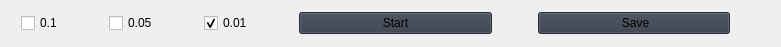
                          <widget class="QWidget" name="horizontalLayoutWidget_11">
                           <property name="geometry">
                            <rect>
                             <x>80</x>
                             <y>820</y>
                             <width>781</width>
                             <height>47</height>
                            </rect>
                           </property>
                           <layout class="QHBoxLayout" name="horizontalLayout_19">
                            <item>
                             <spacer name="horizontalSpacer_27">
                              <property name="orientation">
                               <enum>Qt::Vertical</enum>
                              </property>
                              <property name="sizeType">
                               <enum>QSizePolicy::Fixed</enum>
                              </property>
                              <property name="sizeHint" stdset="0">
                               <size>
                                <width>10</width>
                                <height>20</height>
                               </size>
                              </property>
                             </spacer>
                            </item>
                            <item>
                             <widget class="QCheckBox" name="autofocus_01">
                              <property name="styleSheet">
                               <string notr="true">font: 63 15pt &quot;Segoe UI Semibold&quot;;</string>
                              </property>
                              <property name="text">
                               <string>0.1</string>
                              </property>
                             </widget>
                            </item>
                            <item>
                             <spacer name="horizontalSpacer_31">
                              <property name="orientation">
                               <enum>Qt::Vertical</enum>
                              </property>
                              <property name="sizeType">
                               <enum>QSizePolicy::Fixed</enum>
                              </property>
                              <property name="sizeHint" stdset="0">
                               <size>
                                <width>40</width>
                                <height>20</height>
                               </size>
                              </property>
                             </spacer>
                            </item>
                            <item>
                             <widget class="QCheckBox" name="autofocus_005">
                              <property name="styleSheet">
                               <string notr="true">font: 63 15pt &quot;Segoe UI Semibold&quot;;</string>
                              </property>
                              <property name="text">
                               <string>0.05</string>
                              </property>
                             </widget>
                            </item>
                            <item>
                             <spacer name="horizontalSpacer_32">
                              <property name="orientation">
                               <enum>Qt::Vertical</enum>
                              </property>
                              <property name="sizeType">
                               <enum>QSizePolicy::Fixed</enum>
                              </property>
                              <property name="sizeHint" stdset="0">
                               <size>
                                <width>40</width>
                                <height>20</height>
                               </size>
                              </property>
                             </spacer>
                            </item>
                            <item>
                             <widget class="QCheckBox" name="autofocus_001">
                              <property name="styleSheet">
                               <string notr="true">font: 63 15pt &quot;Segoe UI Semibold&quot;;</string>
                              </property>
                              <property name="text">
                               <string>0.01</string>
                              </property>
                              <property name="checked">
                               <bool>true</bool>
                              </property>
                             </widget>
                            </item>
                            <item>
                             <spacer name="horizontalSpacer_35">
                              <property name="orientation">
                               <enum>Qt::Vertical</enum>
                              </property>
                              <property name="sizeType">
                               <enum>QSizePolicy::Fixed</enum>
                              </property>
                              <property name="sizeHint" stdset="0">
                               <size>
                                <width>40</width>
                                <height>20</height>
                               </size>
                              </property>
                             </spacer>
                            </item>
                            <item>
                             <widget class="QPushButton" name="autofocus_start">
                              <property name="sizePolicy">
                               <sizepolicy hsizetype="Expanding" vsizetype="Fixed">
                                <horstretch>0</horstretch>
                                <verstretch>0</verstretch>
                               </sizepolicy>
                              </property>
                              <property name="styleSheet">
                               <string notr="true">background-color: rgb(52, 59, 72);
font: 63 15pt &quot;Segoe UI Semibold&quot;;</string>
                              </property>
                              <property name="text">
                               <string>Start</string>
                              </property>
                              <property name="icon">
                               <iconset>
                                <normaloff>:/icons/images/icons/cil-media-play.png</normaloff>:/icons/images/icons/cil-media-play.png</iconset>
                              </property>
                             </widget>
                            </item>
                            <item>
                             <spacer name="horizontalSpacer_34">
                              <property name="orientation">
                               <enum>Qt::Vertical</enum>
                              </property>
                              <property name="sizeType">
                               <enum>QSizePolicy::Fixed</enum>
                              </property>
                              <property name="sizeHint" stdset="0">
                               <size>
                                <width>40</width>
                                <height>20</height>
                               </size>
                              </property>
                             </spacer>
                            </item>
                            <item>
                             <widget class="QPushButton" name="autofocus_save">
                              <property name="sizePolicy">
                               <sizepolicy hsizetype="Expanding" vsizetype="Fixed">
                                <horstretch>0</horstretch>
                                <verstretch>0</verstretch>
                               </sizepolicy>
                              </property>
                              <property name="styleSheet">
                               <string notr="true">background-color: rgb(52, 59, 72);
font: 63 15pt &quot;Segoe UI Semibold&quot;;</string>
                              </property>
                              <property name="text">
                               <string> Save</string>
                              </property>
                              <property name="icon">
                               <iconset>
                                <normaloff>:/icons/images/icons/cil-save.png</normaloff>:/icons/images/icons/cil-save.png</iconset>
                              </property>
                             </widget>
                            </item>
                            <item>
                             <spacer name="horizontalSpacer_33">
                              <property name="orientation">
                               <enum>Qt::Vertical</enum>
                              </property>
                              <property name="sizeType">
                               <enum>QSizePolicy::Fixed</enum>
                              </property>
                              <property name="sizeHint" stdset="0">
                               <size>
                                <width>40</width>
                                <height>20</height>
                               </size>
                              </property>
                             </spacer>
                            </item>
                           </layout>
                          </widget>
